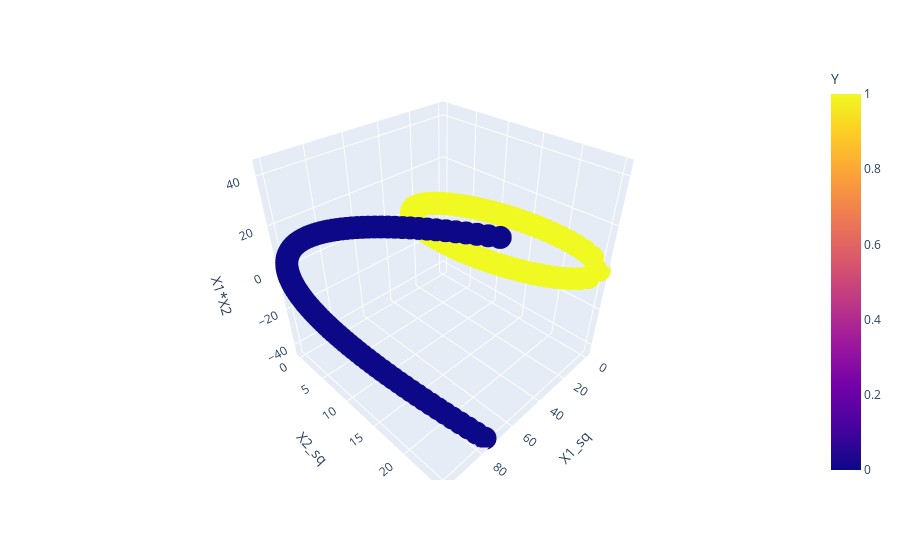

Notebook cell for this chart:
### Code cell
# now we can use the plane to seperate

fig = px.scatter_3d(df,x='X1_sq',y='X2_sq',z="X1*X2",color='Y')
fig.show()

### Figure 1 — Plotly figure (JSON) as saved in the notebook; plotly's stock layout.template omitted (floating-point values rounded to 4 significant figures; data arrays with more than 128 entries replaced by an {"elided": "..."} marker saying what was removed)
{"data": [{"hovertemplate": "X1_sq=%{x}<br>X2_sq=%{y}<br>X1*X2=%{z}<br>Y=%{marker.color}<extra></extra>", "legendgroup": "", "marker": {"color": {"elided": "400 int values"}, "coloraxis": "coloraxis", "symbol": "circle"}, "mode": "markers", "name": "", "scene": "scene", "showlegend": false, "type": "scatter3d", "x": {"elided": "400 float values"}, "y": {"elided": "400 float values"}, "z": {"elided": "400 float values"}}], "layout": {"coloraxis": {"colorbar": {"title": {"text": "Y"}}, "colorscale": [[0, "#0d0887"], [0.1111, "#46039f"], [0.2222, "#7201a8"], [0.3333, "#9c179e"], [0.4444, "#bd3786"], [0.5556, "#d8576b"], [0.6667, "#ed7953"], [0.7778, "#fb9f3a"], [0.8889, "#fdca26"], [1, "#f0f921"]]}, "legend": {"tracegroupgap": 0}, "margin": {"t": 60}, "scene": {"domain": {"x": [0, 1], "y": [0, 1]}, "xaxis": {"title": {"text": "X1_sq"}}, "yaxis": {"title": {"text": "X2_sq"}}, "zaxis": {"title": {"text": "X1*X2"}}}}}
